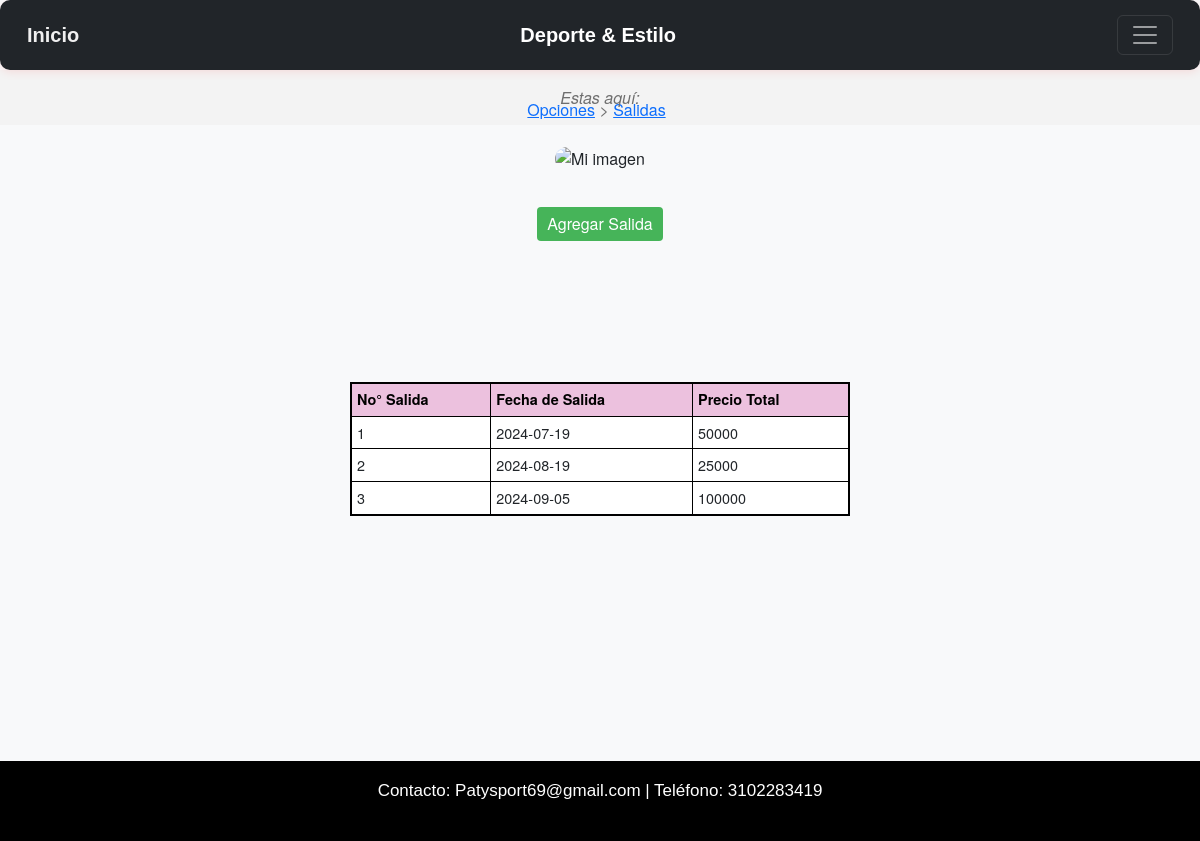
The app's page /Controlador/ControladorSalida.php with its own data.
### tables this page shows
CREATE TABLE `ticket_salida` (
  `IdTicketSalida` int(12) NOT NULL,
  `FechaSalida` date DEFAULT NULL,
  `PrecioTotal` double DEFAULT NULL
);

### Controlador/ControladorSalida.php (called while the page is built, shortened)
<?php
require_once '../Modelo/Salida.php';
$gestorSalida = new Salida();
try {
    $resultado = $gestorSalida->consultarSalida();
} catch (Exception $e) {
    $errorMessage = "Error: " . $e->getMessage();
}
include "../Vista/VistaSalida.php";
?>

### Modelo/Conexion.php (called while the page is built, shortened)
<?php
function Conectarse() {
    $conexion = mysqli_connect('localhost', 'root', '', 'paty_sport');
    return $conexion;
}
?>

### Modelo/Salida.php (called while the page is built, shortened)
<?php
include '../Modelo/Conexion.php';
class Salida
{
    private $Conexion;
    public function __construct()
    {
        $this->Conexion = Conectarse();
    }
    public function consultarSalida($IdTicketSalida = null)
    {
        if ($IdTicketSalida === null) {
            $sql = "SELECT IdTicketSalida, FechaSalida, PrecioTotal FROM ticket_salida;";
            $resultado = $this->Conexion->query($sql);
        }
        return $resultado;
    }
}
?>

### Vista/VistaSalida.php (the view, shortened to what this page needs)
<!DOCTYPE html>
<html lang="es">
<head>
    <link href="https://cdn.jsdelivr.net/npm/bootstrap@5.3.0/dist/css/bootstrap.min.css" rel="stylesheet">
    <link rel="stylesheet" href="../estilos.css">
</head>
<body>
<body style="
      background-image: url('https://img.freepik.com/vector-gratis/fondo-degradado-azul-simple-negocios_53876-113753.jpg');
      background-size: cover; /* Fills the entire body area */
      background-repeat: no-repeat; /* Image won't repeat itself */
      background-position: center; /* Image starts at the center */
    ">
        <nav class="navbar navbar-dark bg-dark">
            <div class="container-fluid">
                <a class="navbar-brand" href="../index.html">Inicio</a>
                <a class="navbar-brand" href="#">Deporte & Estilo</a>
                <button class="navbar-toggler" type="button" data-bs-toggle="collapse" data-bs-target="#navbarText"
                    aria-controls="navbarText" aria-expanded="false" aria-label="Toggle navigation">
                    <span class="navbar-toggler-icon"></span>
                </button>
            </div>
        </nav>
        <center>
<div class="breadcrumbs shadow-1">
    <div class="container-o">
        <div class="row">
            <i class="material-icons"> Estas aquí:</i>
            <ul>
                <li><a href="../opciones.html">Opciones</a></li>
                <li><a href="../Controlador/ControladorSalida.php">Salidas</a></li>
        </div>
    </div>
</div>
<div class="container2 ">
            <img src="../Img/imagen_products-removebg.png" alt="Mi imagen" class="imagenAnimada">
</div>
<button class="btn btn-success mt-3" data-bs-toggle="modal" data-bs-target="#addModal">Agregar Salida</button>
    <div class="container mt-12">
        <div class="table-responsive mt-3">
            <table class="table table-bordered">
                <thead>
                    <tr>
                        <th>No° Salida</th>
                        <th>Fecha de Salida</th>
                        <th>Precio Total</th>
                    </tr>
                </thead>
                <tbody>
                    <?php
                    if (isset($resultado) && $resultado->num_rows > 0) {
                        while ($fila = mysqli_fetch_assoc($resultado)) { ?>
                            <tr>
                                <td><?= htmlspecialchars($fila['IdTicketSalida']) ?></td>
                                <td><?= htmlspecialchars($fila['FechaSalida']) ?></td>
                                <td><?= htmlspecialchars($fila['PrecioTotal']) ?></td>
                            </tr>
                        <?php
                        }
                    } else {
                        echo '<tr><td colspan="3">No hay registros.</td></tr>';
                    }
                    ?>
                </tbody>
            </table>
        </div>
    </div>
    <footer style="margin-top: 50px; padding: 20px; background-color: #000000; color: #fff; text-align: center;">
        <h2 style="font-size: 17px;">Contacto: Patysport69@gmail.com | Teléfono: 3102283419</h2>
    </footer>
</body>
</html>

### estilos.css (style rules this page uses)
.navbar { background-color: #000000; border-bottom: 2px solid #000000; }
.navbar-brand { font-family: 'Montserrat', sans-serif; font-weight: bold; }
.navbar-brand:first-child { color: #f0f0f0; }
.navbar { border-bottom: none; }
.container { display: flex; justify-content: center; align-items: center; height: 100vh; padding: 29px; }
.btn { background-color: rgb(70, 180, 89); color: white; border: none; padding: 10px; border-radius: 5px; cursor: pointer; }
footer { padding: 20px; font-family: 'Helvetica Neue', Helvetica, Arial, sans-serif; background-color: #000000; color: #fff; text-align: center; position: fixed; bottom: 0; left: 0; width: 100%; }
body { background-color: #f8f9fa; font-family: 'Helvetica Neue', Helvetica, Arial, sans-serif; }
h2 { margin-bottom: 20px; }
.container2 { padding: 20px; width: 80%; width: 80%; max-width: 600px; }
.navbar { border-radius: 10px; box-shadow: 0 2px 10px rgba(255, 0, 0, 0.1); padding: 15px; }
.table-responsive { border: none; }
table { background-color: #eeeeee; }
table thead { background-color: #000000; }
table thead th { color: #fff; }
.table { margin: 0; }
.imagenAnimada { animation: girar 5s infinite linear; border-radius: 100px; height: 180px; width: 180px; }
h2 { font-family: 'Comic Sans MS', cursive, sans-serif; }

### Vista/VistaSalida.php (style rules this page uses)
.container-o { height: 45px; }
.breadcrumbs { background-color: #F3F3F3F1; color: #6E6E6EFF; line-height: 20px; padding-left: 5px; padding-right: 5px; margin-bottom: 0px; padding-top: 10px; }
.breadcrumbs i { padding-left: 10px; padding-right: 10px; top: 8px; position: relative; }
.breadcrumbs ul { display: inline-block; padding-left: 5px; }
.breadcrumbs ul li { display: inline-block; }
.breadcrumbs ul li::after { content: " >"; }
.breadcrumbs ul li:last-child::after { content: ""; }
.table { width: 100%; border-collapse: collapse; }
.table th, .table td { padding: 10px; text-align: left; }
.table thead th { background-color: #FACDEBF1; color: #000000; font-weight: bold; }
.table tbody tr:nth-child(even) { background-color: #f2f2f2; }
.table tbody tr:nth-child(odd) { background-color: #ffffff; }
.btn { padding: 5px 10px; border: none; border-radius: 4px; cursor: pointer; color: white; }
.container { max-width: 100%; padding: 0 15px; margin-top: -200px; }
.table-responsive { overflow-x: auto; overflow-y: auto; -webkit-overflow-scrolling: touch; max-height: 400px; }
.table { width: 90%; min-width: 500px; border: 2px solid black; }
thead th { background-color: #f8f9fa; position: sticky; top: 0; z-index: 2; border: 2px solid black; / }
.table { font-size: 0.90em; width: 90%; }
.table th, .table td { padding: 5px; }

### records on screen
ticket_salida: IdTicketSalida "1", FechaSalida "2024-07-19", PrecioTotal "50000"
ticket_salida: IdTicketSalida "2", FechaSalida "2024-08-19", PrecioTotal "25000"
ticket_salida: IdTicketSalida "3", FechaSalida "2024-09-05", PrecioTotal "100000"
